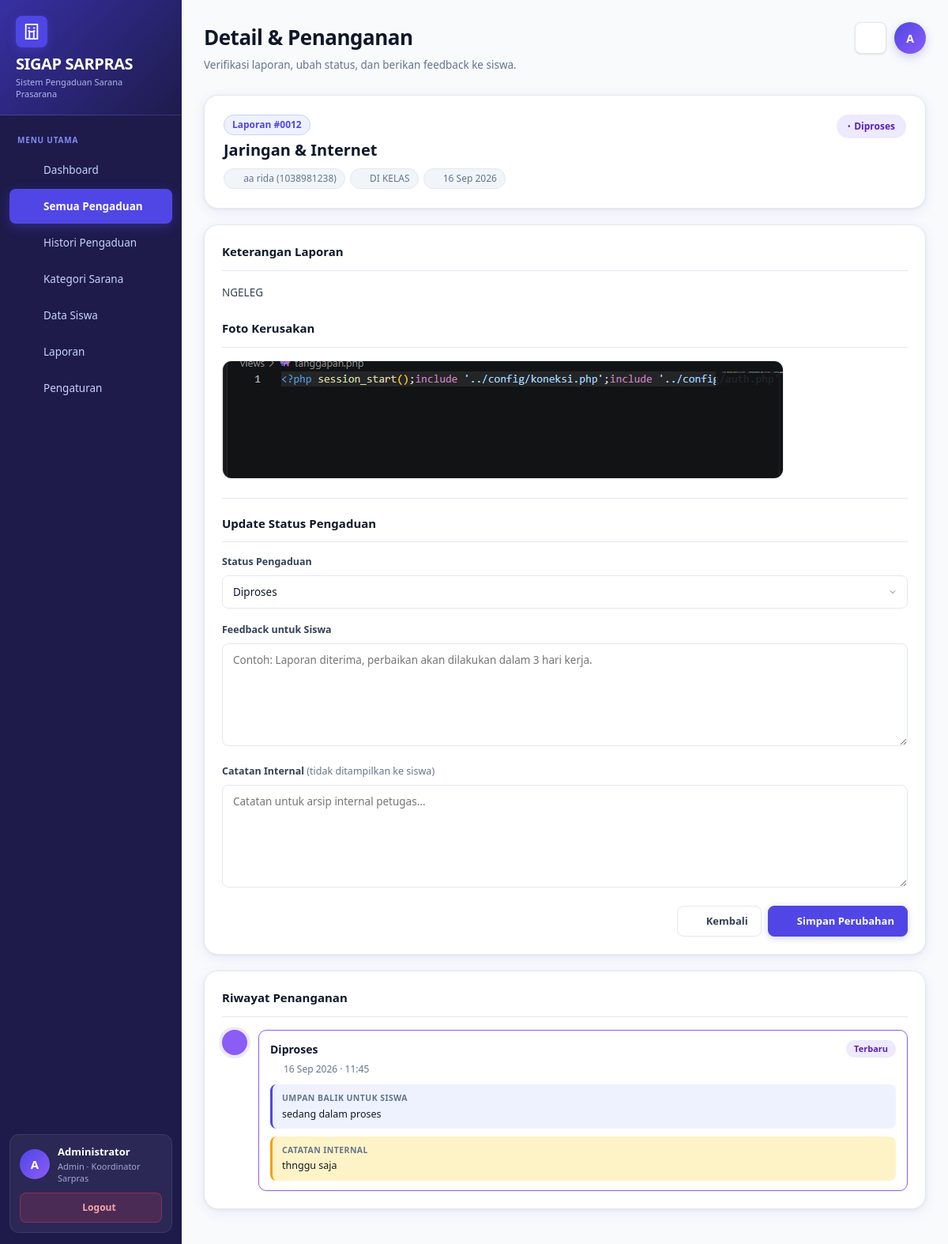
/views/tanggapan.php?id=12 (signed in), run on the app's committed database.
### tables this page shows
CREATE TABLE `pengaduan` (
  `id_pengaduan` int(11) NOT NULL,
  `nis` int(11) NOT NULL,
  `id_kategori` int(11) NOT NULL,
  `lokasi` varchar(150) NOT NULL,
  `keterangan` text NOT NULL,
  `foto` varchar(255) DEFAULT NULL,
  `status` enum('Menunggu','Diverifikasi','Diproses','Selesai','Ditolak') NOT NULL DEFAULT 'Menunggu',
  `created_at` datetime NOT NULL DEFAULT current_timestamp()
);

CREATE TABLE `kategori` (
  `id_kategori` int(11) NOT NULL,
  `nama_kategori` varchar(100) NOT NULL,
  `deskripsi` varchar(255) DEFAULT '',
  `aktif` tinyint(1) NOT NULL DEFAULT 1
);

CREATE TABLE `siswa` (
  `nis` int(11) NOT NULL,
  `nama` varchar(100) NOT NULL,
  `kelas` varchar(50) NOT NULL,
  `username` varchar(50) NOT NULL,
  `password` varchar(255) NOT NULL,
  `aktif` tinyint(1) NOT NULL DEFAULT 1
);

CREATE TABLE `penanganan` (
  `id_penanganan` int(11) NOT NULL,
  `id_pengaduan` int(11) NOT NULL,
  `username` varchar(50) NOT NULL,
  `status` varchar(30) NOT NULL,
  `feedback` varchar(255) DEFAULT '',
  `catatan` varchar(255) DEFAULT '',
  `created_at` datetime NOT NULL DEFAULT current_timestamp()
);

### models/Pengaduan.php (called while the page is built, shortened)
<?php
class Pengaduan {
    private $conn;
    public function __construct($conn) {
        $this->conn = $conn;
    }
    public function get($id) {
        $id = (int)$id;
        $sql = "SELECT p.*, s.nama, s.kelas, s.username, k.nama_kategori
                FROM pengaduan p
                JOIN siswa s ON s.nis=p.nis
                JOIN kategori k ON k.id_kategori=p.id_kategori
                WHERE p.id_pengaduan=$id";
        $q = mysqli_query($this->conn, $sql);
        return mysqli_fetch_assoc($q);
    }
    public function penanganan($id) {
        $id = (int)$id;
        return mysqli_query($this->conn,
            "SELECT p.*, a.nama AS nama_admin
             FROM penanganan p
             LEFT JOIN admin a ON a.username=p.username
             WHERE p.id_pengaduan=$id
             ORDER BY p.created_at DESC");
    }
}
?>

### views/tanggapan.php (the view, shortened to what this page needs)
<?php
include '../config/koneksi.php';
include '../config/icons.php';
include '../config/layout.php';
include '../config/timeline.php';
include '../models/Pengaduan.php';
$m   = new Pengaduan($conn);
$id  = (int)($_GET['id'] ?? 0);
$d   = $m->get($id);
$hist  = $m->penanganan($id);
$riwayat = [];
while ($h = mysqli_fetch_assoc($hist)) $riwayat[] = $h;
?>
<!doctype html>
<html lang="id">
<head>
    <link rel="stylesheet" href="../assets/style.css?v=5">
</head>
<body>
<div class="app">
    <?= sidebar('complaints') ?>
    <main class="main">
        <div class="top">
            <div>
                <h2>Detail &amp; Penanganan</h2>
                <p>Verifikasi laporan, ubah status, dan berikan feedback ke siswa.</p>
            </div>
            <div class="top-actions">
                <div class="bell"><?= icon('bell', '17') ?></div>
                <div class="avatar"><?= strtoupper(substr($_SESSION['nama'] ?? 'A', 0, 1)) ?></div>
            </div>
        </div>
        <div class="detail-top">
            <div class="detail-title">
                <div>
                    <div style="font-size:12px;font-weight:600;color:var(--primary);margin-bottom:6px;background:var(--primary-bg);display:inline-block;padding:3px 10px;border-radius:999px;border:1px solid #c7d2fe;">
                        Laporan #<?= str_pad($id, 4, '0', STR_PAD_LEFT) ?>
                    </div>
                    <h3><?= htmlspecialchars($d['nama_kategori']) ?></h3>
                    <div class="meta">
                        <span><?= icon('user', '11') ?> <?= htmlspecialchars($d['nama']) ?> (<?= htmlspecialchars($d['nis']) ?>)</span>
                        <span><?= icon('location', '11') ?> <?= htmlspecialchars($d['lokasi']) ?></span>
                        <span><?= icon('calendar', '11') ?> <?= date('d M Y', strtotime($d['created_at'])) ?></span>
                    </div>
                </div>
                <span class="status <?= $d['status']==='Selesai' ? 'selesai' : ($d['status']==='Diproses' ? 'proses' : ($d['status']==='Ditolak' ? 'ditolak' : '')) ?>" style="font-size:12px;padding:6px 14px;">
                    <?= htmlspecialchars($d['status']) ?>
                </span>
            </div>
        </div>
        <div class="detail-grid">
            <div class="detail-box">
                <h4>Keterangan Laporan</h4>
                <p class="detail-copy"><?= nl2br(htmlspecialchars($d['keterangan'])) ?></p>
                <?php if (!empty($d['foto'])): ?>
                <h4 class="detail-subtitle">Foto Kerusakan</h4>
                <img class="detail-image" src="../assets/uploads/<?= htmlspecialchars($d['foto']) ?>" alt="Foto kerusakan">
                <?php endif; ?>
                <div class="detail-form">
                    <h4 style="border-top:none;padding-top:0;margin-bottom:16px;">Update Status Pengaduan</h4>
                    <form method="post">
                        <div class="field">
                            <label>Status Pengaduan</label>
                            <select name="status">
                                <?php foreach (['Diverifikasi','Diproses','Selesai','Ditolak'] as $opt): ?>
                                <option <?= $d['status']===$opt ? 'selected' : '' ?>><?= $opt ?></option>
                                <?php endforeach; ?>
                            </select>
                        </div>
                        <div class="field">
                            <label>Feedback untuk Siswa</label>
                            <textarea name="feedback" placeholder="Contoh: Laporan diterima, perbaikan akan dilakukan dalam 3 hari kerja."></textarea>
                        </div>
                        <div class="field">
                            <label>Catatan Internal <span style="color:var(--muted);font-weight:400;">(tidak ditampilkan ke siswa)</span></label>
                            <textarea name="catatan" placeholder="Catatan untuk arsip internal petugas..."></textarea>
                        </div>
                        <div class="form-actions" style="padding-top:0;border-top:none;margin-top:0;">
                            <a class="btn" href="semua_pengaduan.php">
                                <span style="display:flex;align-items:center;gap:6px;"><?= icon('arrow-left', '14') ?> Kembali</span>
                            </a>
                            <button class="btn primary" name="simpan">
                                <span style="display:flex;align-items:center;gap:6px;"><?= icon('save', '14') ?> Simpan Perubahan</span>
                            </button>
                        </div>
                    </form>
                </div>
            </div>
            <div class="detail-box">
                <h4>Riwayat Penanganan</h4>
                <?= riwayatPenanganan($riwayat) ?>
            </div>
        </div>
    </main>
</div>
</body>
</html>

### config/icons.php (shortened to what this page needs)
<?php
function icon(string $name, string $size = '18', string $class = ''): string {
    $cls = $class ? " class=\"{$class}\"" : '';
    $path = $icons[$name] ?? $icons['info'];
    return "<svg xmlns=\"http://www.w3.org/2000/svg\" width=\"{$size}\" height=\"{$size}\" viewBox=\"0 0 24 24\" fill=\"none\" stroke=\"currentColor\" stroke-width=\"2\" stroke-linecap=\"round\" stroke-linejoin=\"round\"{$cls}>{$path}</svg>";
}
?>

### config/timeline.php (shortened to what this page needs)
<?php
function tglIndo($datetime, $withTime = false) {
    $bulan = ['', 'Jan', 'Feb', 'Mar', 'Apr', 'Mei', 'Jun', 'Jul', 'Agu', 'Sep', 'Okt', 'Nov', 'Des'];
    $t = strtotime($datetime);
    $out = date('d', $t) . ' ' . $bulan[(int)date('n', $t)] . ' ' . date('Y', $t);
    return $withTime ? $out . ' · ' . date('H:i', $t) : $out;
}
    ob_start(); ?>
    <?php
function riwayatPenanganan(array $riwayat): string {
    $map = [
        'Menunggu'     => ['pending',  'send'],
        'Diverifikasi' => ['verified', 'shield'],
        'Diproses'     => ['current',  'tool'],
        'Selesai'      => ['done',     'check'],
        'Ditolak'      => ['rejected', 'x'],
    ];
    if (!$riwayat): ?>
        <div class="tl-empty">
            <div><?= icon('list', '32') ?></div>
            <div>Belum ada riwayat penanganan.</div>
        </div>
    <?php else: ?>
        <ol class="tl">
            <?php foreach ($riwayat as $n => $h):
                list($cls, $ic) = $map[$h['status']] ?? ['pending', 'clock'];
                $linkOn = ($n < count($riwayat) - 1);
            ?>
            <li class="tl-step <?= $cls ?> <?= $linkOn ? 'link-on' : '' ?>">
                <span class="tl-dot"><?= icon($ic, '14') ?></span>
                <div class="tl-card">
                    <div class="tl-head">
                        <h5><?= htmlspecialchars($h['status']) ?></h5>
                        <?php if ($n === 0): ?><span class="tl-chip">Terbaru</span><?php endif; ?>
                    </div>
                    <div class="tl-time">
                        <?= icon('calendar', '12') ?> <?= tglIndo($h['created_at'], true) ?>
                    </div>
                    <?php if (!empty($h['feedback'])): ?>
                        <div class="tl-note">
                            <small>Umpan balik untuk siswa</small>
                            <?= nl2br(htmlspecialchars($h['feedback'])) ?>
                        </div>
                    <?php endif; ?>
                    <?php if (!empty($h['catatan'])): ?>
                        <div class="tl-note internal">
                            <small>Catatan internal</small>
                            <?= nl2br(htmlspecialchars($h['catatan'])) ?>
                        </div>
                    <?php endif; ?>
                </div>
            </li>
            <?php endforeach; ?>
        </ol>
    <?php endif;
    return ob_get_clean();
}
    ob_start(); ?>

### data on the page
pengaduan: id_kategori.nama_kategori "Jaringan & Internet", nis.nama "aa rida", nis "1038981238", lokasi "DI KELAS", created_at "16 Sep 2026", status "Diproses", keterangan "NGELEG", foto (picture)
penanganan: $size 14 (drawn), status "Diproses", created_at "16 Sep 2026 · 11:45", feedback "sedang dalam proses", catatan "thnggu saja"

### other printed values
$item['label'] "Dashboard"
$item['label'] "Semua Pengaduan"
$item['label'] "Histori Pengaduan"
$item['label'] "Kategori Sarana"
$item['label'] "Data Siswa"
$item['label'] "Laporan"
$item['label'] "Pengaturan"
$initial "A"
$nama "Administrator"
$sub "Admin · Koordinator Sarpras"
substr($_SESSION['nama'] ?? 'A', 0, 1) "A"
str_pad($id, 4, '0', STR_PAD_LEFT) "0012"
